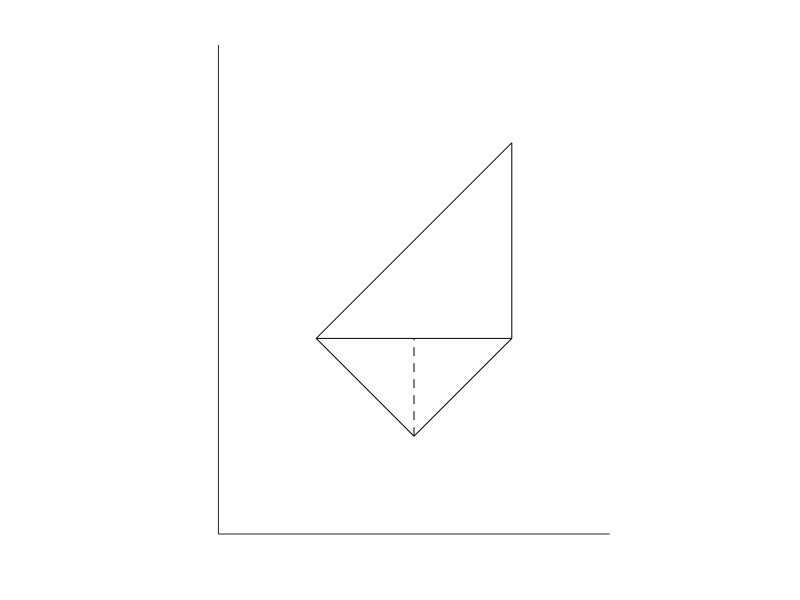

Recreate this plot in MATLAB.
clear;
clc;

hold on
x=[0,1];
y=[0,1];
plot(x,y,'k');

x=[1,1];
y=[0,1];
plot(x,y,'k');

X=[0,0.5,1];
Y=[0,-0.5,0];

x=X(1:2);
y=Y(1:2);
plot(x,y,'k');

x=X(2:3);
y=Y(2:3);
plot(x,y,'k');

x=X(1:2:3);
y=Y(1:2:3);
plot(x,y,'k');

x=[X(2),(X(1)+X(3))/2];
y=[Y(2),(Y(1)+Y(3))/2];
plot(x,y,'k--');

hold off
axis equal
set(gca,'xlim',[min(X)-0.5 max(X)+0.5]);
set(gca,'ylim',[-1 1.5]);
set(gca,'Box','off');
set(gca,'xtick',[]);
set(gca,'ytick',[]);